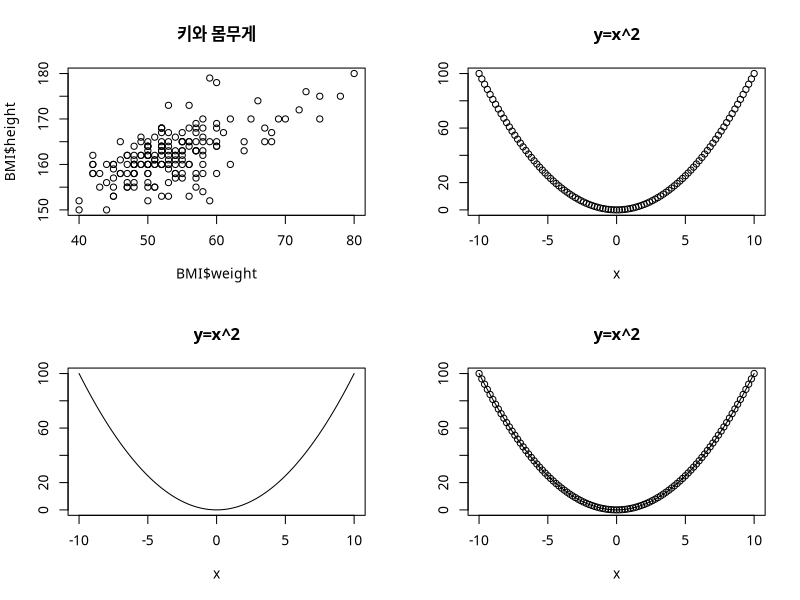
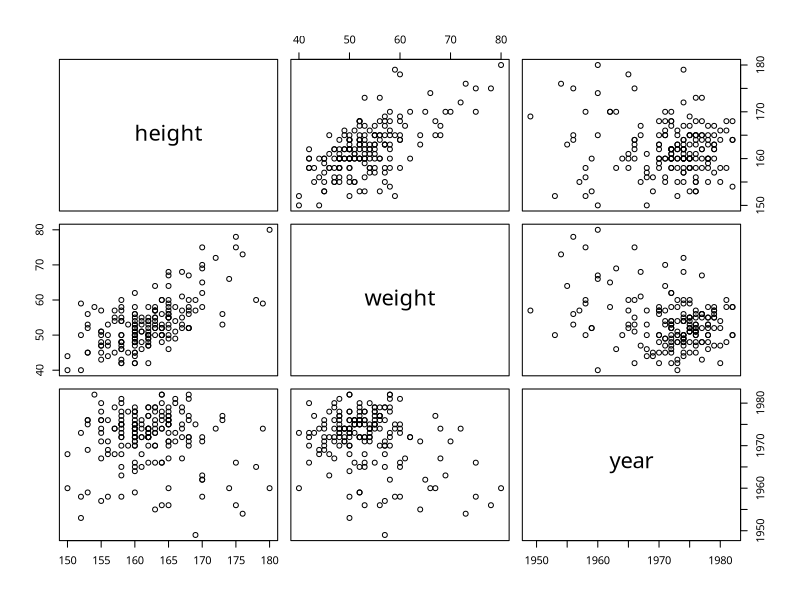
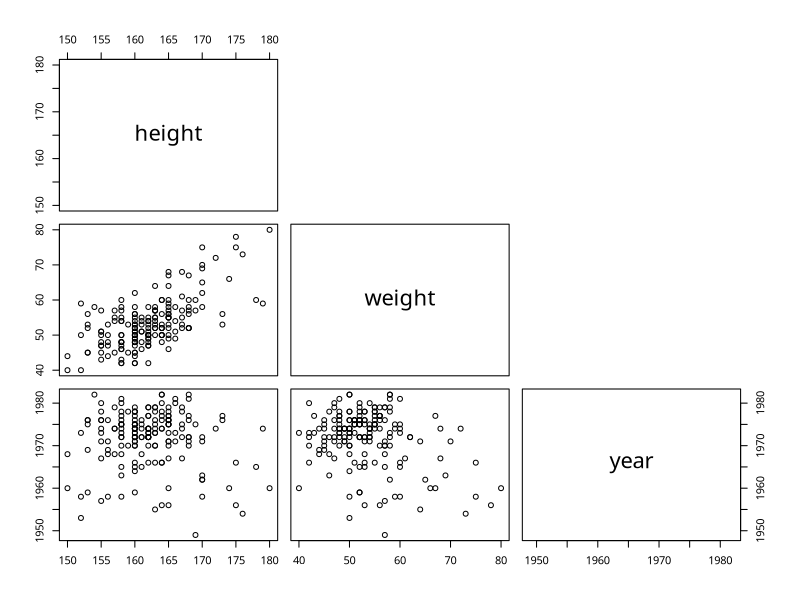
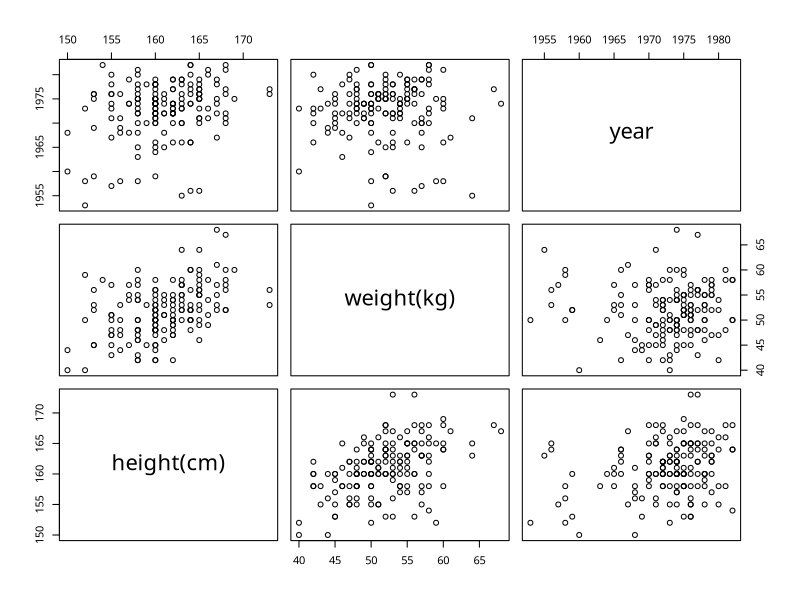
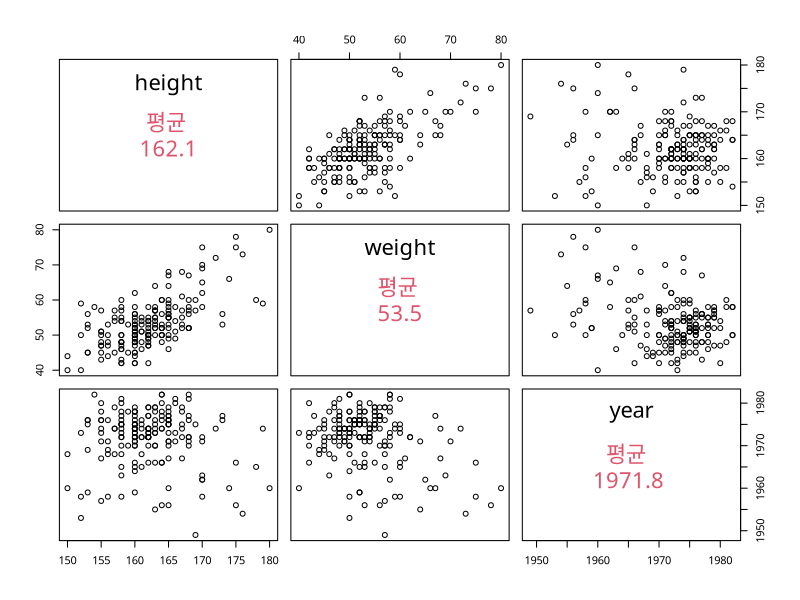
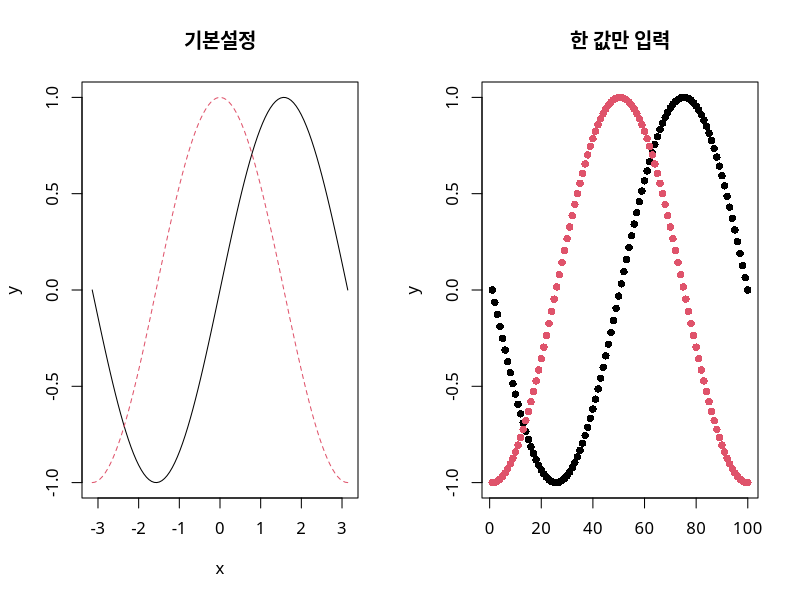
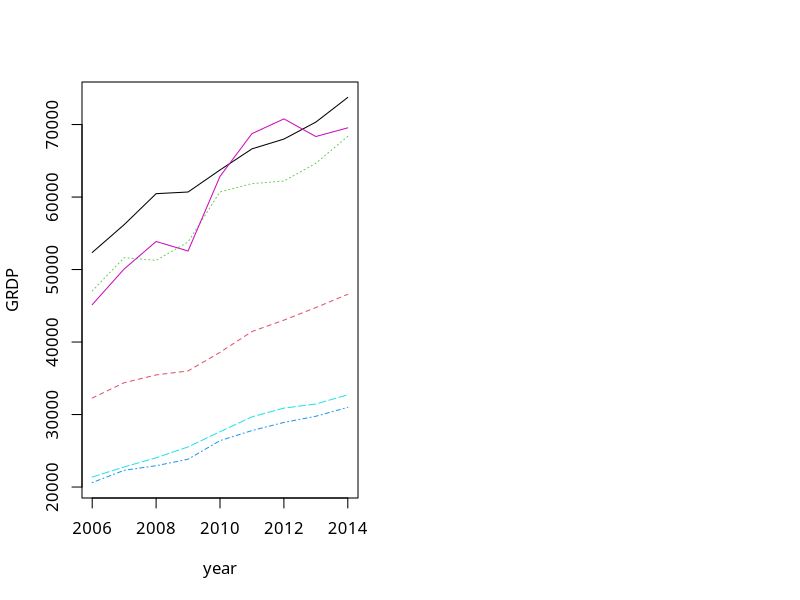

Generate these figures, in order, with R:
## ---- chunk 1
graphics.off()
rm(list = ls())
gc()

options(kableExtra.auto_format = FALSE)

# knitr::opts_chunk$set(echo = FALSE, message = FALSE, warning = FALSE,
knitr::opts_chunk$set(echo = TRUE, message = TRUE, warning = TRUE,
                      fig.align = "center", fig.width = 7, fig.retina = 2,
                      dpi = 96)

#theme_set(theme_bw())

## ---- chunk 2
BMI <- read.csv("./Lecture01_BMI.csv")
## ---- chunk 3
par(mfrow=c(2,2), family = "AppleGothic")
plot(BMI$weight, BMI$height, main = "키와 몸무게")
plot(x <- seq(-10, 10, by = 0.2), y <- x^2, xlab = "x", ylab = "", main = "y=x^2")
plot(x <- seq(-10, 10, by = 0.2), y <- x^2, xlab = "x", ylab = "", main = "y=x^2", type = "l")
plot(x <- seq(-10, 10, by = 0.2), y <- x^2, xlab = "x", ylab = "", main = "y=x^2", type = "o")
## ---- chunk 4
pairs(~height+weight+year, data = BMI)
## ---- chunk 5
pairs(~height+weight+year, data=BMI, upper.panel=NULL)
## ---- chunk 6
pairs.test <- function() {
  pairs(~height+weight+year, data=BMI, subset = gender == "F",
        labels = c("height(cm)", "weight(kg)", "year"), row1attop = FALSE)
} #end function
## ---- chunk 7
pairs.test()
## ---- chunk 8
my.panel.text <- function(x, ...) {
  mx <- as.character(round(mean(x),1))
  mystr <- paste("평균 \n", mx, sep="")
  h <- hist(x, plot = FALSE)
  xloc <- mean(h$breaks)
  yloc <- xloc
  text(xloc, yloc, mystr, cex=2, col=2)
}
## ---- chunk 9
par(family = "AppleGothic")
pairs(~height+weight+year, data=BMI, diag.panel=my.panel.text)
## ---- chunk 10
matplot.test <- function(){
  par(mfrow=c(1,2), family = "AppleGothic")
  x <- seq(-pi, pi, length = 100) # -pi ~ pi 사이의 100개 값을 벡터로
  y <- cbind(sin(x), cos(x)) # x에서 sin 및 cos 함수의 값 계산
  matplot(x, y, type = "l", main = "기본설정") # x에서 sin과 cos 함수 그리기
  matplot(y, type = "p", pch = 16, main = "한 값만 입력") # y만 입력된 경우 x는 (1,100)
} # end function
## ---- chunk 11
matplot.test()
## ---- chunk 12
df <- readxl::read_xlsx("./grdp.xlsx", skip = 1)

head(df)
## ---- chunk 13
matplot(seq(2006, 2014), t(df[3:8, -1]), type = "l", xlab = "year", ylab = "GRDP")
